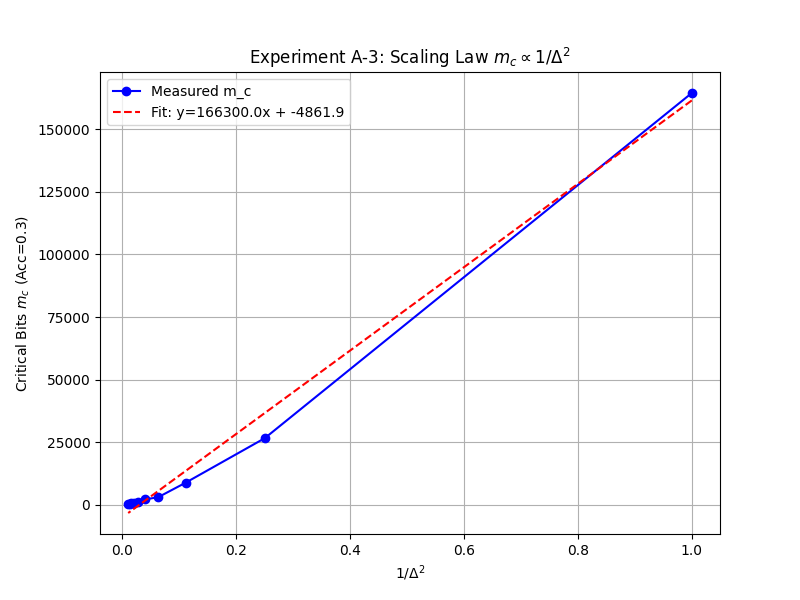

Generate this figure with Python:
import numpy as np
import matplotlib.pyplot as plt
from synthetic_data import make_synthetic, rewa_hash_encode
from scipy.interpolate import interp1d

def run_experiment_a3():
    print("Running Experiment A-3: Continuous Rho Sweep...")
    
    # Parameters
    N = 2000
    k = 10
    W = 10000
    L = 100
    
    # Sweep rho from 0.01 to 0.10
    rhos = np.linspace(0.01, 0.10, 10)
    
    # We need to find m_c for each rho.
    # Since m_c varies wildly (huge for small rho, small for large rho),
    # we need a dynamic search range or a very wide log sweep.
    # m_c ~ 1/rho^2. 
    # rho=0.01 -> Delta=1. m_c ~ large.
    # rho=0.1 -> Delta=10. m_c ~ small.
    
    # Let's define a wide range of m
    ms = np.logspace(1, 13, 20, base=2).astype(int) # 2 to 8192
    ms = sorted(list(set(ms))) # unique
    
    trials = 3 # Reduced trials for speed
    target_acc = 0.3
    
    mc_values = []
    inv_delta_sq_values = []
    
    for rho in rhos:
        Delta = rho * L
        print(f"  Testing rho={rho:.2f} (Delta={Delta:.1f})...")
        
        accuracies = []
        for m in ms:
            trial_accs = []
            for t in range(trials):
                items, labels = make_synthetic(N, k, W, L, rho, seed=t)
                B = rewa_hash_encode(items, m, seed=t)
                
                num_queries = 100
                query_indices = np.random.choice(N, num_queries, replace=False)
                
                hits = 0
                for q_idx in query_indices:
                    q_vec = B[q_idx]
                    scores = np.dot(B, q_vec).astype(float)
                    scores[q_idx] = -np.inf
                    top1_idx = np.argmax(scores)
                    if labels[top1_idx] == labels[q_idx]:
                        hits += 1
                trial_accs.append(hits / num_queries)
            
            avg_acc = np.mean(trial_accs)
            accuracies.append(avg_acc)
        
        # Interpolate to find m where acc = 0.3
        # We expect a monotonic increase.
        try:
            f = interp1d(accuracies, ms, kind='linear', fill_value="extrapolate")
            m_c = f(target_acc)
        except:
            m_c = np.nan
            
        print(f"    Found m_c ~ {m_c:.1f}")
        
        if not np.isnan(m_c) and m_c > 0:
            mc_values.append(m_c)
            inv_delta_sq_values.append(1.0 / (Delta**2))

    # Plotting
    plt.figure(figsize=(8, 6))
    plt.plot(inv_delta_sq_values, mc_values, 'bo-', label='Measured m_c')
    
    # Fit a line
    if len(mc_values) > 1:
        z = np.polyfit(inv_delta_sq_values, mc_values, 1)
        p = np.poly1d(z)
        plt.plot(inv_delta_sq_values, p(inv_delta_sq_values), 'r--', label=f'Fit: y={z[0]:.1f}x + {z[1]:.1f}')
        
    plt.xlabel(r'$1 / \Delta^2$')
    plt.ylabel(r'Critical Bits $m_c$ (Acc=0.3)')
    plt.title(r'Experiment A-3: Scaling Law $m_c \propto 1/\Delta^2$')
    plt.grid(True)
    plt.legend()
    
    output_path = 'experiment_a3_continuous_sweep.png'
    plt.savefig(output_path)
    print(f"Plot saved to {output_path}")

if __name__ == "__main__":
    run_experiment_a3()
